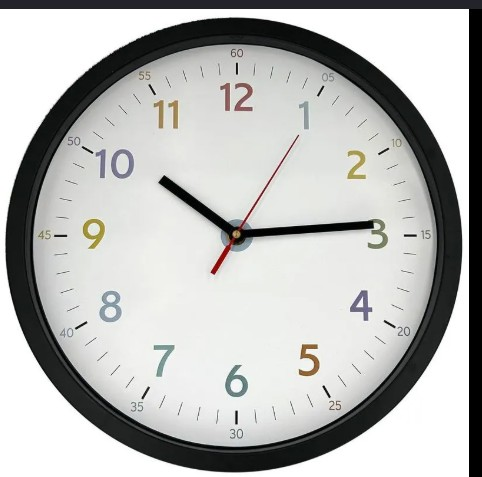
#> input picture recuperatorio/reloj4.jpg, 482 x 477 px
$ jupyter execute 'reloj copy 2.ipynb'
#> lines starting #> are read from the running program, lines starting #| are printed output that depends on the picture; after the words box and inside, x2 and y2 are one past the last pixel; in counts of white or black regions, pixels touching at a corner belong together
[cell 1]
import numpy as np
import cv2
import matplotlib.pyplot as plt

imagen_bgr = cv2.imread('reloj4.jpg')
#> imagen_bgr is the input picture: shape (477, 482, 3); mean B, G, R 184.3, 185.9, 185.4
imagen_rgb = cv2.cvtColor(imagen_bgr, cv2.COLOR_BGR2RGB)

gris = cv2.cvtColor(imagen_bgr, cv2.COLOR_BGR2GRAY)
gris = cv2.GaussianBlur(gris, (5, 5), 1)
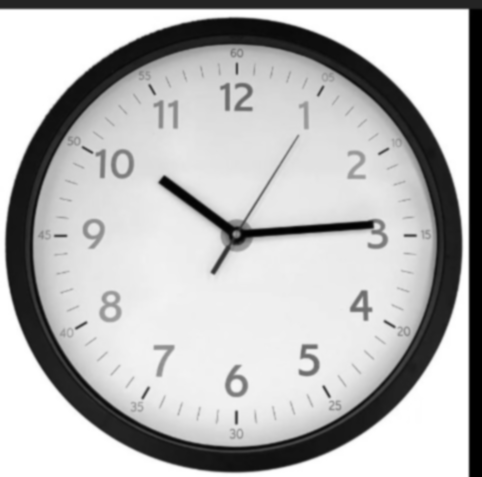
#> gris: shape (477, 482); min 0, max 255, mean 185.6
gris = cv2.equalizeHist(gris)
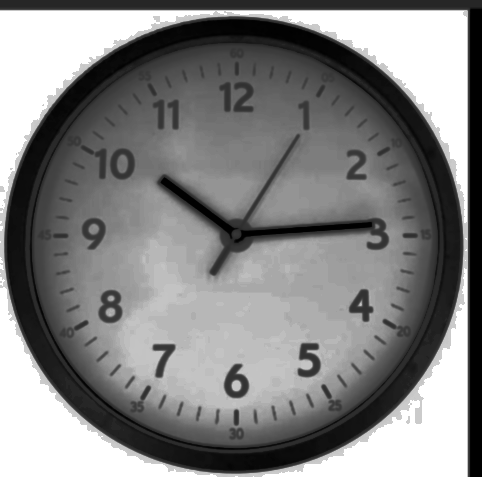
#> gris: shape (477, 482); min 0, max 255, mean 130.9

# detección de bordes
bordes = cv2.Canny(gris, 50, 150)
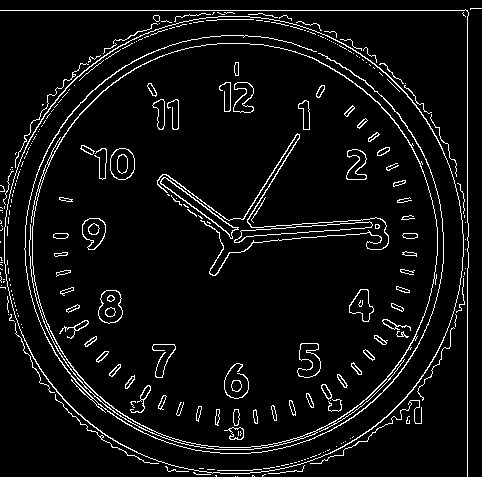
#> bordes: shape (477, 482); 6% white in thin lines or dots

#  líneas
lineas = cv2.HoughLinesP(bordes, 1, np.pi/180, threshold=80, minLineLength=50, maxLineGap=10)
#> lineas = 15 rows, first 6: [0, 10, 467, 10], [467, 222, 467, 11], [231, 238, 309, 113], [234, 240, 309, 120], [249, 230, 371, 222], [162, 175, 252, 243]

# centro del reloj
centro_x = imagen_bgr.shape[1] // 2
#> centro_x = 241
centro_y = imagen_bgr.shape[0] // 2
#> centro_y = 238

# calcular ángulo
def calcular_angulo(x1, y1, x2, y2):
    dist1 = np.hypot(x1 - centro_x, y1 - centro_y)
    dist2 = np.hypot(x2 - centro_x, y2 - centro_y)
    if dist1 > dist2:
        dx = x1 - centro_x
        dy = centro_y - y1
    else:
        dx = x2 - centro_x
        dy = centro_y - y2
    angulo = np.degrees(np.arctan2(dy, dx))
    angulo = (90 - angulo) % 360
    return angulo

manecillas = []
if lineas is not None:
    for linea in lineas:
        x1, y1, x2, y2 = linea[0]
        longitud = np.hypot(x2 - x1, y2 - y1)
        distancia_centro = min(np.hypot(x1 - centro_x, y1 - centro_y),np.hypot(x2 - centro_x, y2 - centro_y))
        if distancia_centro < 100 and 40 < longitud < 300:
            angulo = calcular_angulo(x1, y1, x2, y2)
            manecillas.append({
                'puntos': (x1, y1, x2, y2),
                'longitud': longitud,
                'angulo': angulo
            })
#> this loop made 15 passes
#> (x1, y1, x2, y2, longitud, distancia_centro, dist1 in calcular_angulo, dist2 in calcular_angulo) on passes 3, 4, 5, 6, 7, 8, 9, 11, 12, 13: (231, 238, 309, 113, 147.3, 10, 10, 142.3), (234, 240, 309, 120, 141.5, 7.28, 7.28, 136.2), (249, 230, 371, 222, 122.3, 11.31, 11.31, 131), (162, 175, 252, 243, 112.8, 12.08, 101, 12.08), (251, 227, 380, 218, 129.3, 14.87, 14.87, 140.4), (270, 240, 370, 233, 100.2, 29.07, 29.07, 129.1), (157, 180, 247, 248, 112.8, 11.66, 102.1, 11.66), (166, 174, 257, 242, 113.6, 16.49, 98.6, 16.49), (219, 237, 386, 226, 167.4, 22.02, 22.02, 145.5), (217, 273, 264, 193, 92.78, 42.44, 42.44, 50.54)
#> (x1, y1, x2, y2, longitud, distancia_centro) on passes 1, 2, 10, 14, 15: (0, 10, 467, 10, 467, 321), (467, 222, 467, 11, 211, 226.6), (339, 425, 417, 347, 110.3, 207), (467, 335, 467, 279, 56, 229.7), (97, 406, 203, 451, 115.2, 216.4)
#> after the loop, manecillas = 10 items

# nuevas implementaciones------------------------------------------------------------------------------------------


def alcance_al_centro(x1, y1, x2, y2):
    d1 = np.hypot(x1 - centro_x, y1 - centro_y)
    d2 = np.hypot(x2 - centro_x, y2 - centro_y)
    return max(d1, d2)

# Agregar el alcance a cada manecilla detectada
for m in manecillas:
    x1, y1, x2, y2 = m['puntos']
    m['alcance'] = alcance_al_centro(x1, y1, x2, y2)
#> this loop made 10 passes
#> (x1, y1, x2, y2, d1 in alcance_al_centro, d2 in alcance_al_centro) on passes 1 to 10: (231, 238, 309, 113, 10, 142.3), (234, 240, 309, 120, 7.28, 136.2), (249, 230, 371, 222, 11.31, 131), (162, 175, 252, 243, 101, 12.08), (251, 227, 380, 218, 14.87, 140.4), (270, 240, 370, 233, 29.07, 129.1), (157, 180, 247, 248, 102.1, 11.66), (166, 174, 257, 242, 98.6, 16.49), (219, 237, 386, 226, 22.02, 145.5), (217, 273, 264, 193, 42.44, 50.54)
# Agrupar líneas que tengan orientación parecida
# Porque Hough puede detectar varias líneas de una misma manecilla
def agrupar_por_angulo(candidatas, tolerancia=15):
#> called with tolerancia = 15
    grupos = []
    usadas = [False] * len(candidatas)
#> usadas = [False, False, False, False, False, False, False, False, False, False]

    for i, c in enumerate(candidatas):
        if usadas[i]:
            continue

        grupo = [c]
        usadas[i] = True

        for j, d in enumerate(candidatas):
            if usadas[j]:
                continue

            diff = abs(c['angulo'] - d['angulo'])
            diff = min(diff, 360 - diff)

            if diff < tolerancia:
                grupo.append(d)
                usadas[j] = True

        # Nos quedamos con la línea de mayor alcance dentro del grupo
        mejor = max(grupo, key=lambda x: x['alcance'])
        grupos.append(mejor)
#> this loop made 10 passes
#> after the loop, grupos = 3 items; usadas = [True, True, True, True, True, True, True, True, True, True]

    return grupos

# Reemplazar la lista original por los grupos ya depurados
manecillas = agrupar_por_angulo(manecillas, tolerancia=15)
#> manecillas = 3 items


if len(manecillas) >= 3: # n modificamos a 3
    # más corta = horario, más larga = minutero
    manecillas.sort(key=lambda x: x['longitud'])
    horario = manecillas[0]
#> horario = {'puntos': (157, 180, 247, 248), 'longitud': 112.8, 'angulo': 304.6, 'alcance': 102.1}
    minutero = manecillas[-1]
#> minutero = {'puntos': (219, 237, 386, 226), 'longitud': 167.4, 'angulo': 85.27, 'alcance': 145.5}
    segundero = manecillas[1]    # intermedio nuevo
#> segundero = {'puntos': (231, 238, 309, 113), 'longitud': 147.3, 'angulo': 28.55, 'alcance': 142.3}

    # hora y minutos
    hora = int((horario['angulo'] / 30) % 12)
#> hora = 10
    minutos = int((minutero['angulo'] / 6) % 60)
#> minutos = 14
    segundos = int((segundero['angulo'] / 6) % 60) # nuevo
#> segundos = 4

    # la hora
    fraccion_hora = (horario['angulo'] / 30) % 12
#> fraccion_hora = 10.15
    if abs(fraccion_hora - hora) > 0.5:
        hora = (hora + 1) % 12


    imagen_resultado = imagen_rgb.copy()
   # cv2.circle(imagen_resultado, (centro_x, centro_y), 5, (0, 0, 255), -1)
    cv2.line(imagen_resultado,
             (horario['puntos'][0], horario['puntos'][1]),
             (horario['puntos'][2], horario['puntos'][3]),
             (0, 0, 255), 5)
    cv2.line(imagen_resultado,
             (minutero['puntos'][0], minutero['puntos'][1]),
             (minutero['puntos'][2], minutero['puntos'][3]),
             (0, 255, 0), 5)
    #nuevo
    cv2.line(imagen_resultado,
             (segundero['puntos'][0], segundero['puntos'][1]),
             (segundero['puntos'][2], segundero['puntos'][3]),
             (255, 0, 0), 2)
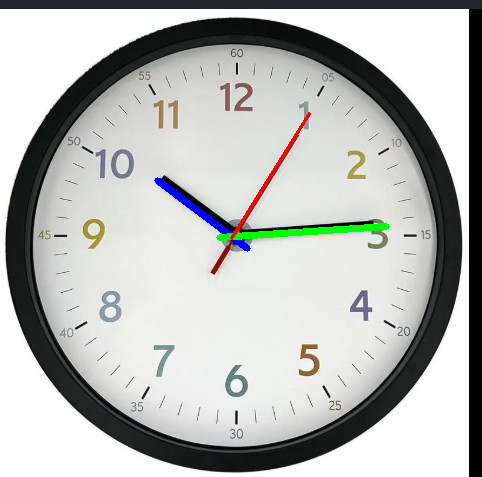
#> imagen_resultado: shape (477, 482, 3); mean R, G, B 184.9, 186.2, 184.1


    plt.figure(figsize=(10, 10))
    plt.imshow(imagen_resultado)
    plt.title(f'Hora detectada: {hora}:{minutos:02d}:{segundos:02d}')
    plt.axis('off')
    plt.show()

    print(f"La hora detectada es: {hora}:{minutos:02d}:{segundos:02d}")
#| La hora detectada es: 10:14:04

else:
    print(f"Solo se detectaron {len(manecillas)} manecilla(s). Se necesitan al menos 3.")

$ run again, with recuperatorio/reloj2.jpg copied over recuperatorio/reloj4.jpg
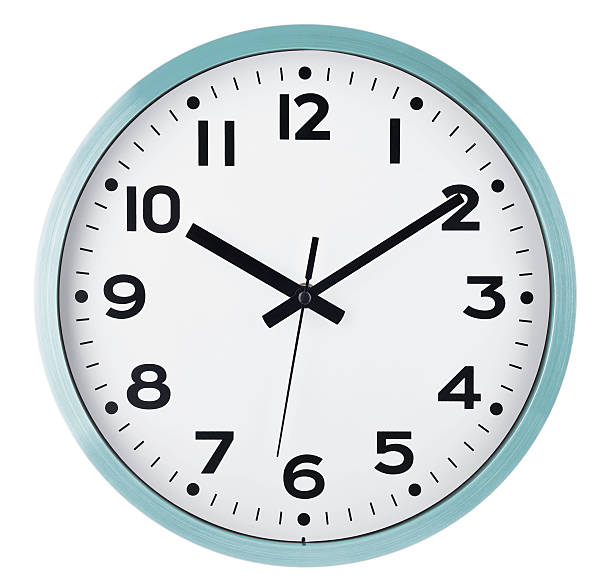
#> input picture recuperatorio/reloj2.jpg, 612 x 586 px
#> imagen_bgr is the input picture: shape (586, 612, 3); mean B, G, R 224.8, 223.3, 218.5
#> `bordes = cv2.Canny(gris, 50, 150)`:
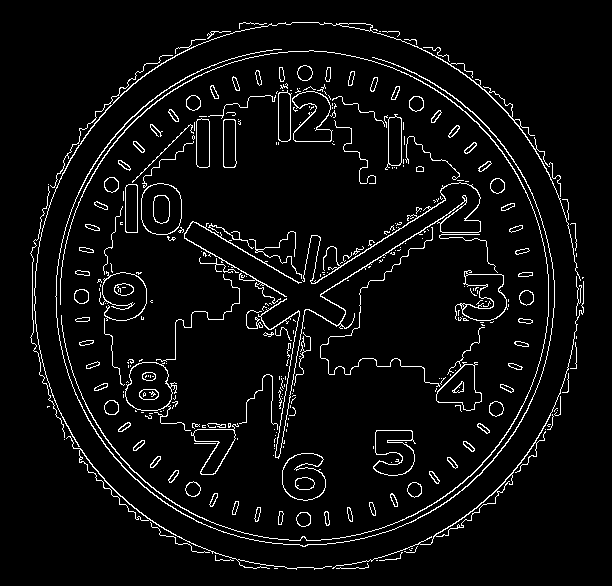
#> bordes: shape (586, 612); 5.1% white in thin lines or dots, all inside (x1, y1, x2, y2) = (30, 22, 584, 570)
#> lineas = 17 rows, first 6: [314, 283, 445, 198], [181, 215, 298, 282], [172, 231, 285, 296], [320, 294, 443, 217], [278, 458, 305, 309], [275, 457, 295, 331]
#> the loop `for linea in lineas:` made 17 passes
#> (x1, y1, x2, y2, longitud, distancia_centro, dist1 in calcular_angulo, dist2 in calcular_angulo) on passes 1 to 8: (314, 283, 445, 198, 156.2, 12.81, 12.81, 168.4), (181, 215, 298, 282, 134.8, 13.6, 147.3, 13.6), (172, 231, 285, 296, 130.4, 21.21, 147.6, 21.21), (320, 294, 443, 217, 145.1, 14.04, 14.04, 156.7), (278, 458, 305, 309, 151.4, 16.03, 167.4, 16.03), (275, 457, 295, 331, 127.6, 39.56, 166.9, 39.56), (174, 231, 286, 296, 129.5, 20.22, 145.8, 20.22), (386, 234, 444, 196, 69.34, 99.4, 99.4, 168.7)
#> after the loop `for linea in lineas:`: manecillas = 14 items
#> the loop `for m in manecillas:` made 14 passes
#> (x1, y1, x2, y2, d1 in alcance_al_centro, d2 in alcance_al_centro) on passes 1 to 8: (314, 283, 445, 198, 12.81, 168.4), (181, 215, 298, 282, 147.3, 13.6), (172, 231, 285, 296, 147.6, 21.21), (320, 294, 443, 217, 14.04, 156.7), (278, 458, 305, 309, 167.4, 16.03), (275, 457, 295, 331, 166.9, 39.56), (174, 231, 286, 296, 145.8, 20.22), (386, 234, 444, 196, 99.4, 168.7)
#> in agrupar_por_angulo, `usadas = [False] * len(candidatas)`: usadas = [False, False, False, False, False, False, False, False, False, False, False, False, False, False]
#> the loop in agrupar_por_angulo, `for i, c in enumerate(candidatas):` made 14 passes
#> after the loop in agrupar_por_angulo, `for i, c in enumerate(candidatas):`: grupos = 3 items; usadas = [True, True, True, True, True, True, True, True, True, True, True, True, True, True]
#> `manecillas = agrupar_por_angulo(manecillas, tolerancia=15)`: manecillas = 3 items
#> horario = {'puntos': (172, 231, 285, 296), 'longitud': 130.4, 'angulo': 294.8, 'alcance': 147.6}
#> minutero = {'puntos': (321, 293, 453, 210), 'longitud': 155.9, 'angulo': 60.55, 'alcance': 168.8}
#> segundero = {'puntos': (278, 458, 305, 309), 'longitud': 151.4, 'angulo': 189.6, 'alcance': 167.4}
#> `hora = int((horario['angulo'] / 30) % 12)`: hora = 9
#> minutos = 10
#> segundos = 31
#> fraccion_hora = 9.83
#> `hora = (hora + 1) % 12`: hora = 10
#> `cv2.line(imagen_resultado, (segundero['puntos'][0], segundero['puntos'..`:
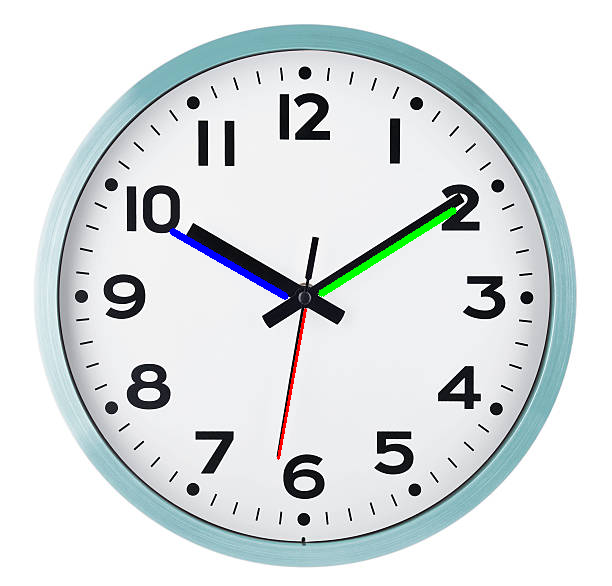
#> imagen_resultado: shape (586, 612, 3); mean R, G, B 217.5, 222.8, 224.2
#| La hora detectada es: 10:10:31

$ run again, with recuperatorio/reloj3.jpg copied over recuperatorio/reloj4.jpg
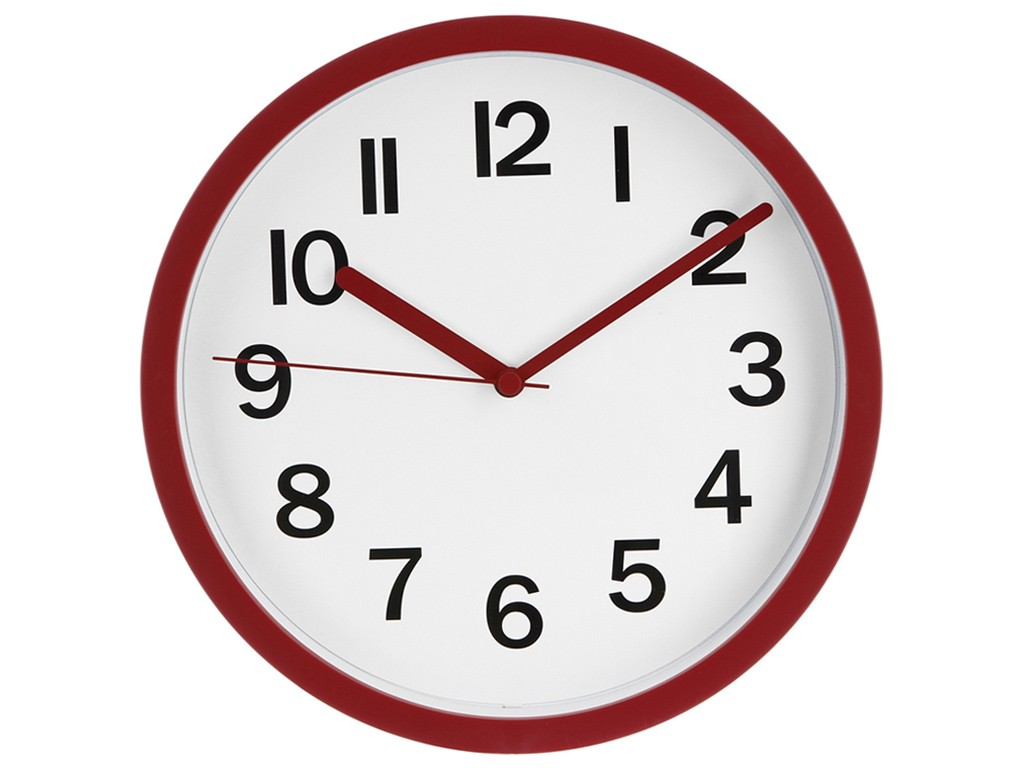
#> input picture recuperatorio/reloj3.jpg, 1024 x 768 px
#> imagen_bgr is the input picture: shape (768, 1024, 3); mean B, G, R 213, 212.7, 223.7
#> `bordes = cv2.Canny(gris, 50, 150)`:
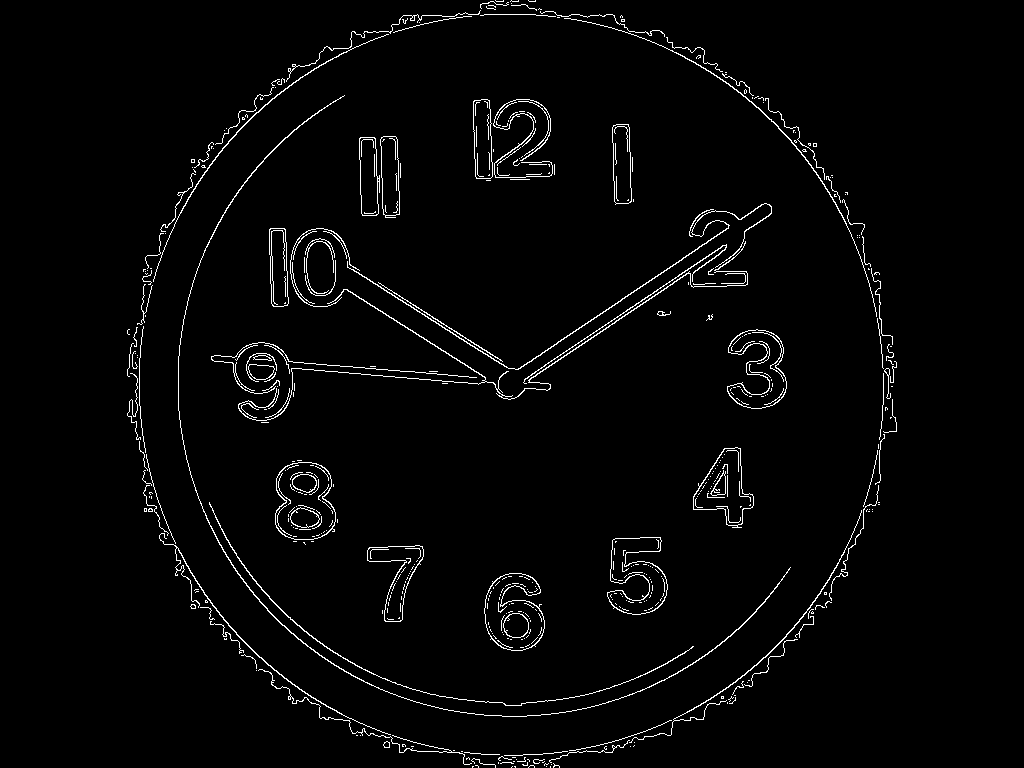
#> bordes: shape (768, 1024); 2.4% white in thin lines or dots, all inside (x1, y1, x2, y2) = (127, 0, 897, 768)
#> lineas = 25 rows, first 6: [517, 369, 762, 204], [518, 369, 727, 228], [288, 367, 478, 384], [524, 379, 723, 245], [528, 380, 689, 271], [377, 284, 506, 367]
#> the loop `for linea in lineas:` made 25 passes
#> (x1, y1, x2, y2, longitud, distancia_centro, dist1 in calcular_angulo, dist2 in calcular_angulo) on passes 1 to 8: (517, 369, 762, 204, 295.4, 15.81, 15.81, 308.1), (518, 369, 727, 228, 252.1, 16.16, 16.16, 265.6), (288, 367, 478, 384, 190.8, 34, 224.6, 34), (524, 379, 723, 245, 239.9, 13, 13, 252.7), (528, 380, 689, 271, 194.4, 16.49, 16.49, 210), (377, 284, 506, 367, 153.4, 18.03, 168, 18.03), (271, 359, 485, 377, 214.8, 27.89, 242.3, 27.89), (524, 383, 688, 273, 197.5, 12.04, 12.04, 208.1)
#> after the loop `for linea in lineas:`: manecillas = 12 items
#> the loop `for m in manecillas:` made 12 passes
#> (x1, y1, x2, y2, d1 in alcance_al_centro, d2 in alcance_al_centro) on passes 1 to 8: (517, 369, 762, 204, 15.81, 308.1), (518, 369, 727, 228, 16.16, 265.6), (288, 367, 478, 384, 224.6, 34), (524, 379, 723, 245, 13, 252.7), (528, 380, 689, 271, 16.49, 210), (377, 284, 506, 367, 168, 18.03), (271, 359, 485, 377, 242.3, 27.89), (524, 383, 688, 273, 12.04, 208.1)
#> in agrupar_por_angulo, `usadas = [False] * len(candidatas)`: usadas = [False, False, False, False, False, False, False, False, False, False, False, False]
#> the loop in agrupar_por_angulo, `for i, c in enumerate(candidatas):` made 12 passes
#> after the loop in agrupar_por_angulo, `for i, c in enumerate(candidatas):`: grupos = 3 items; usadas = [True, True, True, True, True, True, True, True, True, True, True, True]
#> `manecillas = agrupar_por_angulo(manecillas, tolerancia=15)`: manecillas = 3 items
#> horario = {'puntos': (347, 289, 498, 387), 'longitud': 180, 'angulo': 299.9, 'alcance': 190.4}
#> minutero = {'puntos': (517, 369, 762, 204), 'longitud': 295.4, 'angulo': 54.25, 'alcance': 308.1}
#> segundero = {'puntos': (271, 359, 485, 377), 'longitud': 214.8, 'angulo': 275.9, 'alcance': 242.3}
#> `hora = int((horario['angulo'] / 30) % 12)`: hora = 9
#> segundos = 45
#> fraccion_hora = 10
#> `cv2.line(imagen_resultado, (segundero['puntos'][0], segundero['puntos'..`:
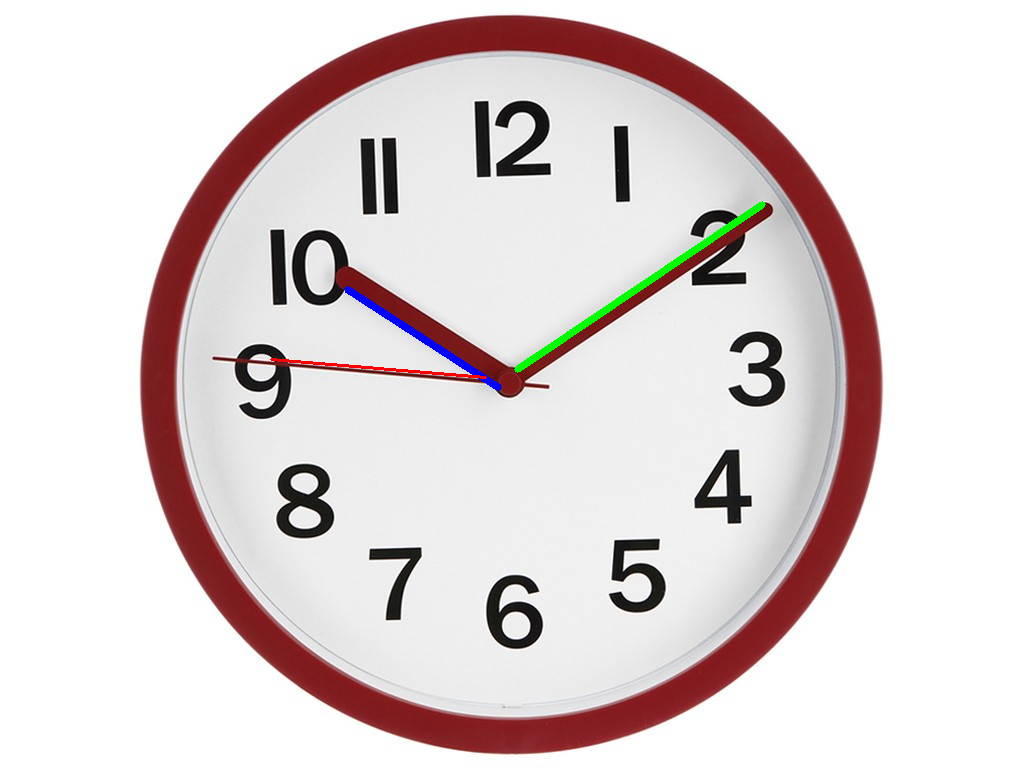
#> imagen_resultado: shape (768, 1024, 3); mean R, G, B 223, 212.8, 212.8
#| La hora detectada es: 10:09:45
